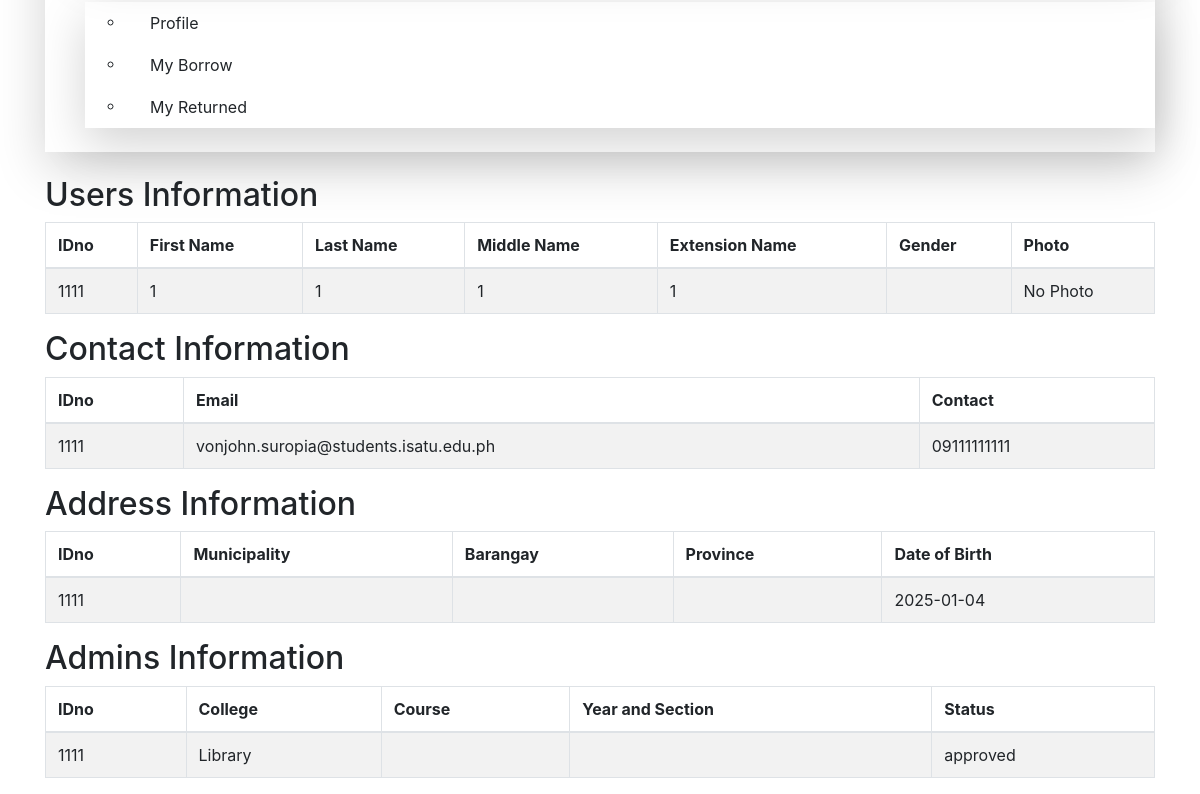
The page /dashboard/page/include/user_details.php?id=1111 (signed in, lower part) on the database as committed earlier.
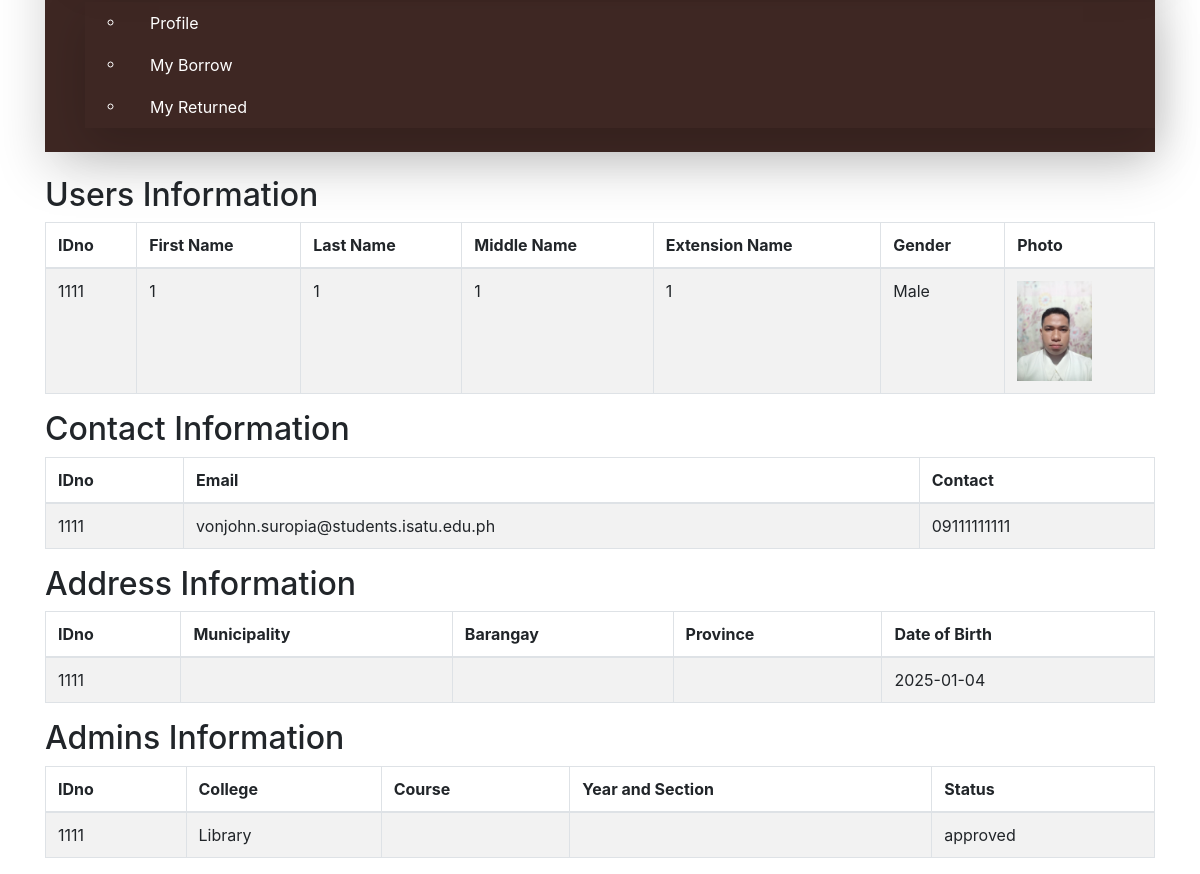
The same page on the database as committed later.
### tables this page shows
CREATE TABLE `users_info` (
  `IDno` varchar(11) NOT NULL,
  `Fname` varchar(50) DEFAULT NULL,
  `Sname` varchar(50) DEFAULT NULL,
  `Mname` varchar(50) DEFAULT NULL,
  `Ename` varchar(50) DEFAULT NULL,
  `gender` varchar(10) DEFAULT NULL,
  `photo` varchar(255) DEFAULT NULL,
  `email` varchar(100) DEFAULT NULL,
  `contact` varchar(20) DEFAULT NULL,
  `municipality` varchar(100) DEFAULT NULL,
  `barangay` varchar(100) DEFAULT NULL,
  `province` varchar(100) DEFAULT NULL,
  `DOB` date DEFAULT NULL,
  `college` varchar(100) DEFAULT NULL,
  `course` varchar(100) DEFAULT NULL,
  `yrLVL` varchar(50) DEFAULT NULL,
  `A_LVL` varchar(11) DEFAULT NULL,
  `personnel_type` enum('Teaching Personnel','Non-Teaching Personnel') DEFAULT NULL,
  `status_details` enum('active','inactive','restricted') DEFAULT NULL,
  `username` varchar(50) DEFAULT NULL,
  `password` varchar(255) DEFAULT NULL,
  `U_Type` enum('admin','student','staff','librarian','faculty') DEFAULT NULL,
  `status_log` enum('pending','approved','rejected') DEFAULT NULL
);

### dashboard/config.php (called while the page is built, shortened)
<?php
    $conn = new mysqli('localhost', 'root', '', 'lms');
$result = $conn->query("SELECT * FROM settings ORDER BY id DESC LIMIT 1");
$settings = $result->fetch_assoc();
$text1 = $settings['text_color1'] ?? '';
$sidebar = $settings['sidebar_color'] ?? '';

### dashboard/page/include/user_details.php (the view, shortened to what this page needs)
<?php
    include '../../config.php';
    if (isset($_GET['id'])) {
        $id = $_GET['id'];
        $usersInfoResult = mysqli_query($conn, "SELECT * FROM users_info WHERE IDno = '$id'");
        $userInfo = mysqli_fetch_assoc($usersInfoResult);
    }
?>
    <link rel="stylesheet" href="https://stackpath.bootstrapcdn.com/bootstrap/4.5.2/css/bootstrap.min.css">
    <div class="container mt-5">
        <?php include 'sidebar.php'; ?>
        <h2 class="mt-4">Users Information</h2>
        <table class="table table-bordered table-striped">
            <thead>
                <tr>
                    <th>IDno</th>
                    <th>First Name</th>
                    <th>Last Name</th>
                    <th>Middle Name</th>
                    <th>Extension Name</th>
                    <th>Gender</th>
                    <th>Photo</th>
                </tr>
            </thead>
            <tbody>
                <tr>
                    <td><?php echo htmlspecialchars($userInfo['IDno']); ?></td>
                    <td><?php echo htmlspecialchars($userInfo['Fname']); ?></td>
                    <td><?php echo htmlspecialchars($userInfo['Sname']); ?></td>
                    <td><?php echo htmlspecialchars($userInfo['Mname']); ?></td>
                    <td><?php echo htmlspecialchars($userInfo['Ename']); ?></td>
                    <td><?php echo htmlspecialchars($userInfo['gender']); ?></td>
                    <td>
                    <?php if (!empty($userInfo['photo'])): ?>
                        <img src="../../../pic/User/<?php echo htmlspecialchars($userInfo['photo']); ?>"
                             alt="User Photo"
                             style="height: 100px; object-fit: cover;">
                    <?php else: ?>
                        <span>No Photo</span>
                    <?php endif; ?>
                    </td>
                </tr>
            </tbody>
        </table>
        <h2>Contact Information</h2>
        <table class="table table-bordered table-striped">
            <thead>
                <tr>
                    <th>IDno</th>
                    <th>Email </th>
                    <th>Contact </th>
                </tr>
            </thead>
            <tbody>
                    <tr>
                        <td><?php echo htmlspecialchars($userInfo['IDno']); ?></td>
                        <td><?php echo htmlspecialchars($userInfo['email']); ?></td>
                        <td><?php echo htmlspecialchars($userInfo['contact']); ?></td>
                    </tr>
            </tbody>
        </table>
        <h2>Address Information</h2>
        <table class="table table-bordered table-striped">
            <thead>
                <tr>
                    <th>IDno</th>
                    <th>Municipality</th>
                    <th>Barangay</th>
                    <th>Province</th>
                    <th>Date of Birth</th>
                </tr>
            </thead>
            <tbody>
                    <tr>
                        <td><?php echo htmlspecialchars($userInfo['IDno']); ?></td>
                        <td><?php echo htmlspecialchars($userInfo['municipality']); ?></td>
                        <td><?php echo htmlspecialchars($userInfo['barangay']); ?></td>
                        <td><?php echo htmlspecialchars($userInfo['province']); ?></td>
                        <td><?php echo htmlspecialchars($userInfo['DOB']); ?></td>
                    </tr>
            </tbody>
        </table>
        <h2>Admins Information</h2>
        <table class="table table-bordered table-striped">
            <thead>
                <tr>
                    <th>IDno</th>
                    <th>College</th>
                    <th>Course</th>
                    <th>Year and Section</th>
                    <th>Status</th>
                </tr>
            </thead>
            <tbody>
                    <tr>
                        <td><?php echo htmlspecialchars($userInfo['IDno']); ?></td>
                        <td><?php echo htmlspecialchars($userInfo['college']); ?></td>
                        <td><?php echo htmlspecialchars($userInfo['course']); ?></td>
                        <td><?php echo htmlspecialchars($userInfo['yrLVL']); ?></td>
                        <td><?php echo htmlspecialchars($userInfo['status_log']); ?></td>
                    </tr>
            </tbody>
        </table>
    </div>

### dashboard/page/include/sidebar.php (shortened to what this page needs)
<aside id="fullSidebar" style="background: <?= $sidebar ?>; color: <?= $text1 ?>;" class="h-full z-10 flex flex-col w-1/6 -w-60 min-w-48 sticky top-0 shadow-lg">
    <div class="sticky top-0">
        <nav class="flex-grow ">
            <ul class="space-y-1 py-4">
                <li class="relative">
                    <ul id="dashboardDropdown" style="color : <?= $text1?>;" class="absolute  overflow-y-auto z-10 left-0 hidden mt-1 w-48  rounded-md shadow-lg">
                        <li><a href="profile.php"  style="color : <?= $text1?>;" class="btn block py-2 px-4 <?php echo (basename($_SERVER['PHP_SELF']) == 'profile.php') ? 'btn' : ''; ?> btn">Profile</a></li>
                        <li><a href="Myborrow.php"  style="color : <?= $text1?>;" class="btn block py-2 px-4 <?php echo (basename($_SERVER['PHP_SELF']) == 'Myborrow.php') ? 'btn' : ''; ?> btn">My Borrow</a></li>
                        <li><a href="Myreturn.php" style="color : <?= $text1?>;"  class="btn block py-2 px-4 <?php echo (basename($_SERVER['PHP_SELF']) == 'Myreturn.php') ? 'btn' : ''; ?> btn">My Returned</a></li>
                    </ul>
                </li>
            </ul>
        </nav>
</aside>

Rows that differ between the two databases and show on the page:
changed users_info "vonjohn.suropia@students.isatu.edu.ph": gender (not shown) → "Male"; photo: picture added
Other text that changed with them:
text no longer shown: "No Photo"
